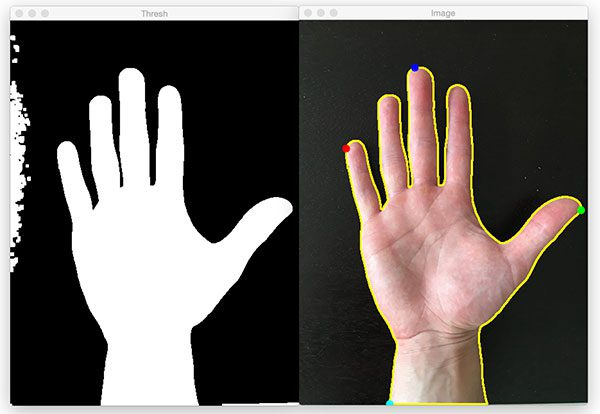
#> input picture images/extreme_points_header.jpg, 600 x 414 px
$ python rotate_simple.py --image images/extreme_points_header.jpg
#> lines starting #> are read from the running program, lines starting #| are printed output that depends on the picture
# import the necessary packages
import numpy as np
import argparse
import imutils
import cv2

# construct the argument parse and parse the arguments
ap = argparse.ArgumentParser()
ap.add_argument("-i", "--image", required=True,
	help="path to the image file")
args = vars(ap.parse_args())

# load the image from disk
image = cv2.imread(args["image"])
#> image is the input picture: shape (414, 600, 3); mean B, G, R 94.2, 98.4, 104.4
# loop over the rotation angles
for angle in np.arange(0, 360, 15):
	rotated = imutils.rotate(image, angle)
	cv2.imshow("Rotated (Problematic)", rotated)
	cv2.waitKey(0)
#> this loop made 24 passes
#> pass 2, `rotated = imutils.rotate(image, angle)`:
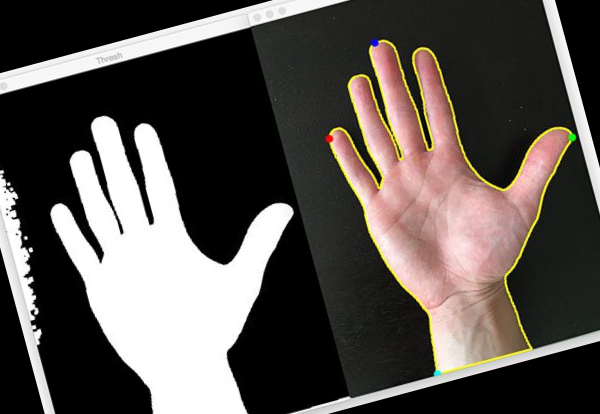
#> rotated: shape (414, 600, 3); mean B, G, R 79.2, 83.3, 89.4
#> pass 3, `rotated = imutils.rotate(image, angle)`:
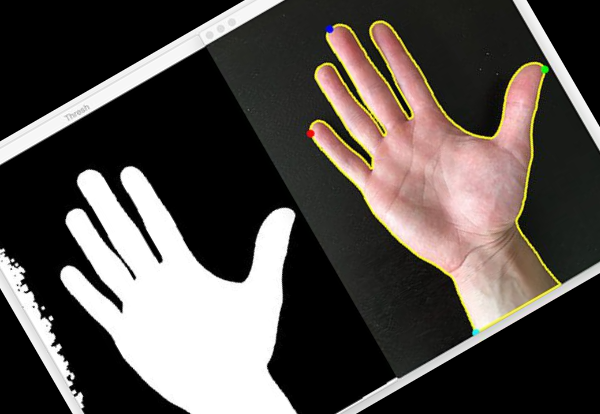
#> rotated: shape (414, 600, 3); mean B, G, R 75.4, 79.4, 85.4

# loop over the rotation angles again, this time ensuring
# no part of the image is cut off
for angle in np.arange(0, 360, 15):
	rotated = imutils.rotate_bound(image, angle)
	cv2.imshow("Rotated (Correct)", rotated)
	cv2.waitKey(0)
#> this loop made 24 passes
#> pass 2, `rotated = imutils.rotate_bound(image, angle)`:
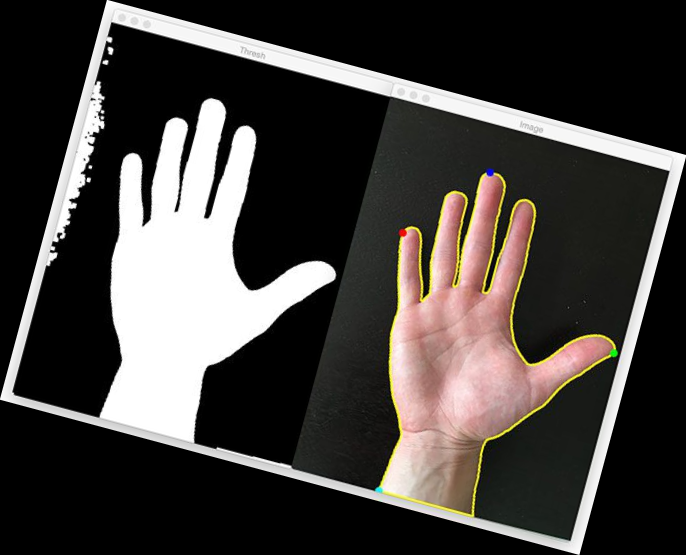
#> rotated: shape (555, 686, 3); mean B, G, R 61.5, 64.2, 68.1
#> pass 3, `rotated = imutils.rotate_bound(image, angle)`:
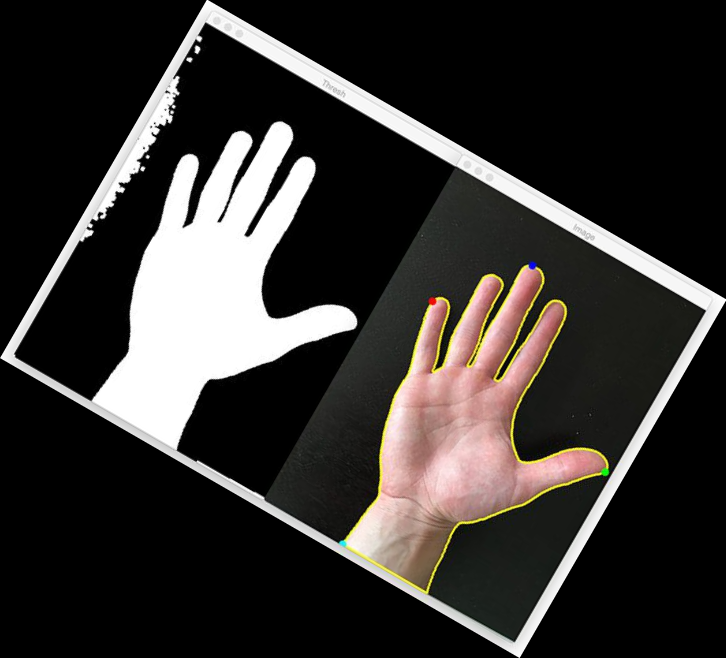
#> rotated: shape (658, 726, 3); mean B, G, R 49, 51.2, 54.3

$ run again, on images/saratoga.jpg
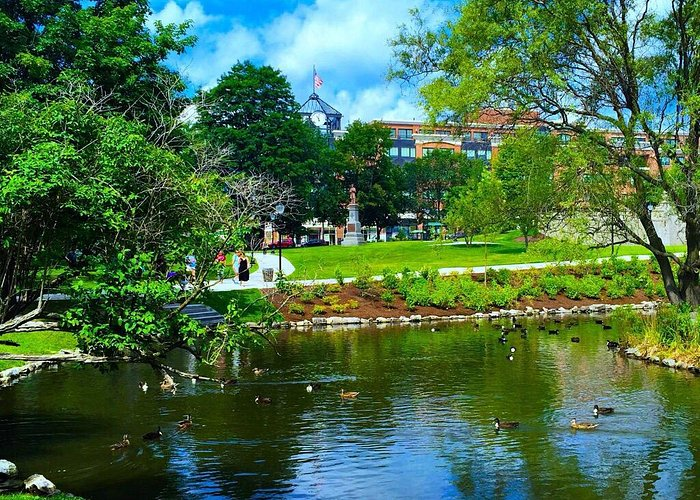
#> input picture images/saratoga.jpg, 700 x 500 px
#> image is the input picture: shape (500, 700, 3); mean B, G, R 73.1, 108.1, 72.5
#> the loop `for angle in np.arange(0, 360, 15):` made 24 passes
#> pass 2, `rotated = imutils.rotate_bound(image, angle)`:
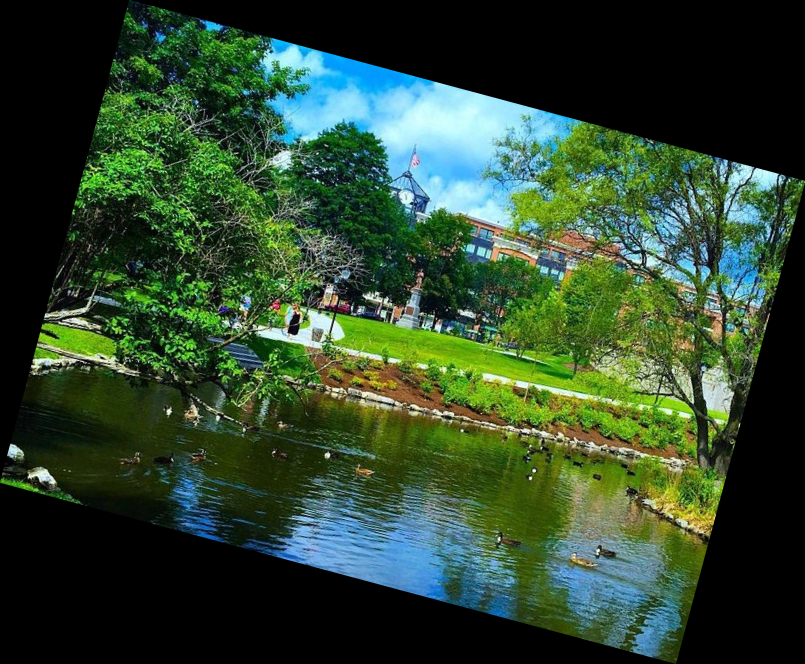
#> rotated: shape (664, 805, 3); mean B, G, R 47.9, 70.8, 47.5
#> pass 3, `rotated = imutils.rotate_bound(image, angle)`:
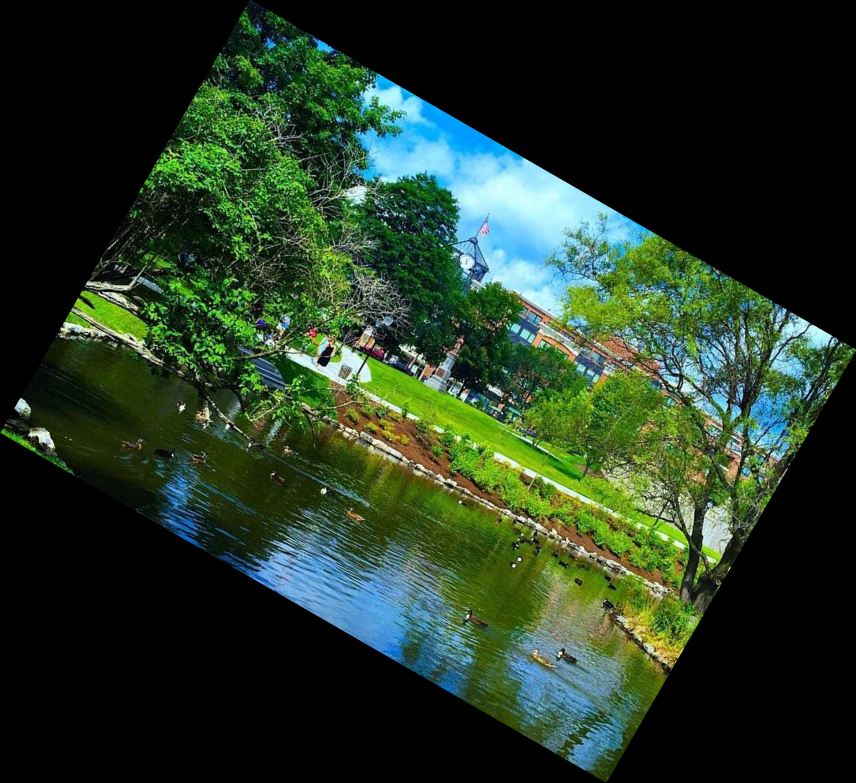
#> rotated: shape (783, 856, 3); mean B, G, R 38.2, 56.5, 37.9
